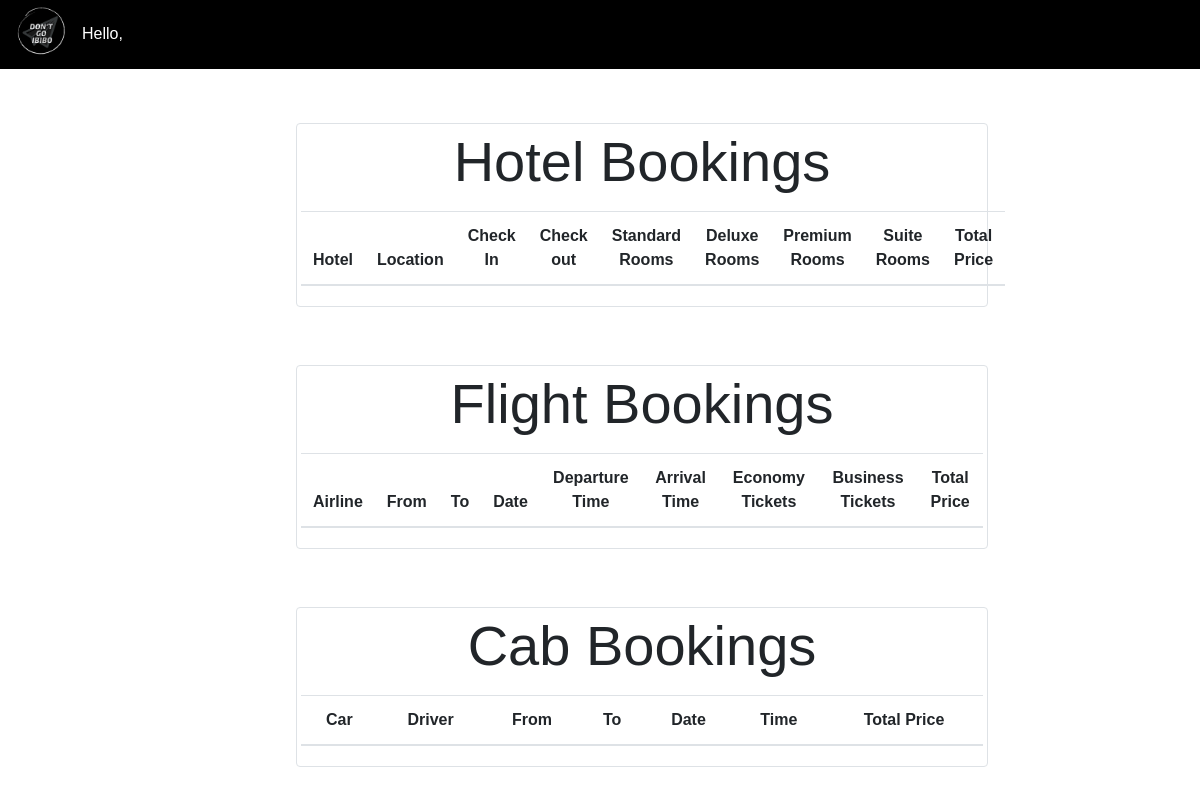
The page /my_bookings (signed in) on the database as committed earlier.
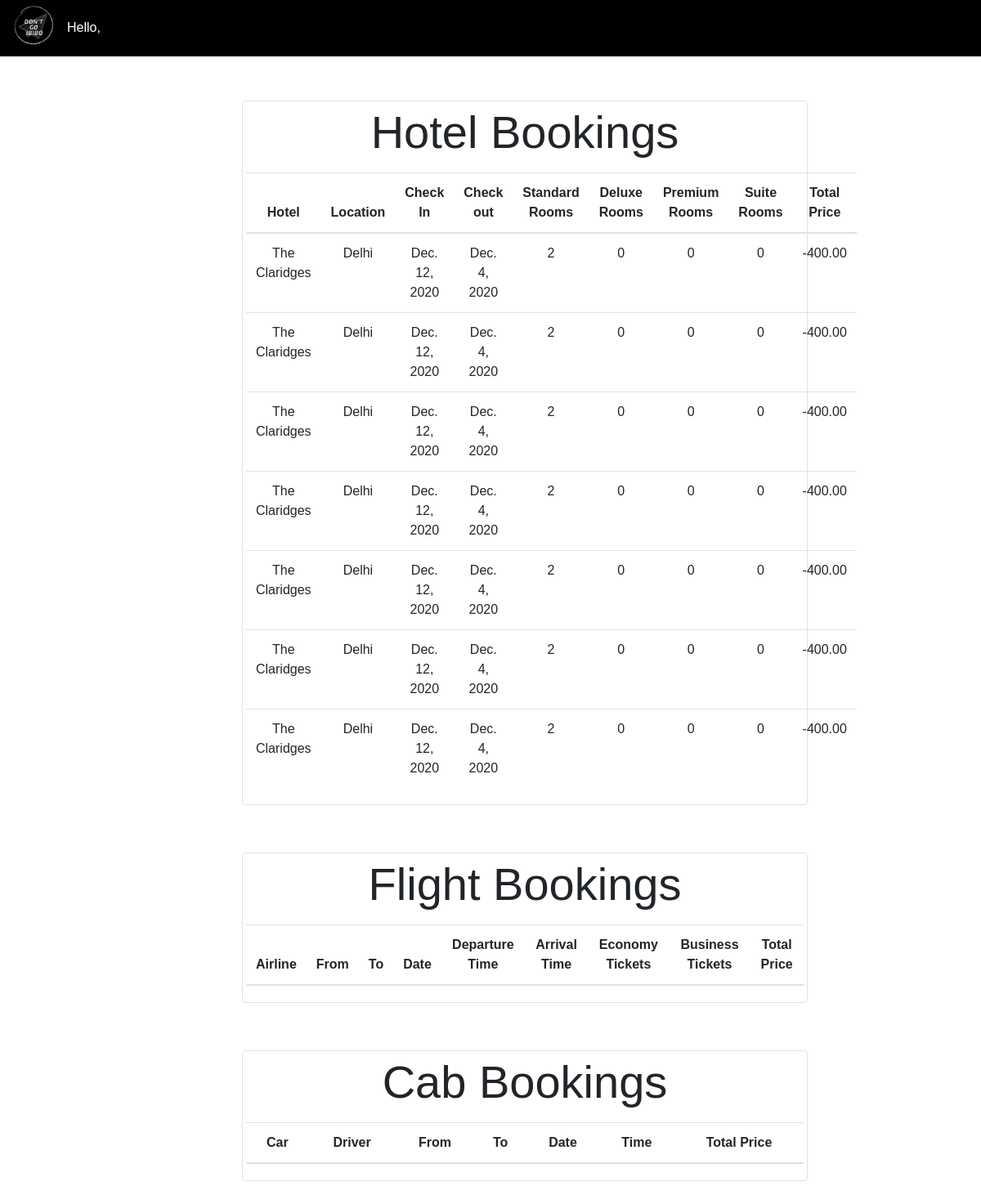
The same page on the database as committed later.
### Travel/models/hotel_booking.py (models this page shows, shortened)
class Hotel_booking(models.Model):
    user_email = models.CharField(max_length=50, default='')
    user_fname = models.CharField(max_length=50, default='')
    user_lname = models.CharField(max_length=50, default='')
    hotel = models.ForeignKey(Hotel, on_delete=models.CASCADE)
    check_in_date = models.DateField(default = date.today)
    check_out_date = models.DateField(default = date.today)
    standard_number = models.PositiveIntegerField(default=0)
    deluxe_number = models.PositiveIntegerField(default=0)
    premium_number = models.PositiveIntegerField(default=0)
    suite_number = models.PositiveIntegerField(default=0)
    total_price = models.DecimalField(max_digits=7, decimal_places=2, default=0)
    @staticmethod
    def get_booking_by_user(email):
        return Hotel_booking.objects.filter(user_email=email)

### Travel/models/hotels.py (models this page shows, shortened)
class Hotel(models.Model):
    name = models.CharField(max_length=50)
    description = models.CharField(max_length=250, default="The most comfortable stay", null=True, blank=True)
    location = models.ForeignKey(Location, on_delete=models.CASCADE, default=1)
    locality = models.CharField(max_length=50, default = "X")
    street = models.CharField(max_length=50, default= "Y")
    number = models.PositiveSmallIntegerField(default=9999999900)
    website = models.URLField(default="www..com", max_length=50)
    rating = models.DecimalField(max_digits=3, decimal_places=2, default=0)
    deluxe_available = models.BooleanField(default=True)
    deluxe_price = models.DecimalField(max_digits=6, decimal_places=2, default=0)
    standard_available = models.BooleanField(default=True)
    standard_price = models.DecimalField(max_digits=6, decimal_places=2, default=0)
    premium_available = models.BooleanField(default=True)
    premium_price = models.DecimalField(max_digits=6, decimal_places=2, default=0)
    suite_available = models.BooleanField(default=True)
    suite_price = models.DecimalField(max_digits=6, decimal_places=2, default=0)
    image1 = models.ImageField(upload_to = "uploads/hotel_photos", null=True, default=None)
    image2 = models.ImageField(upload_to = "uploads/hotel_photos", null=True, default=None)
    image3 = models.ImageField(upload_to = "uploads/hotel_photos", null=True, default=None)
    image4 = models.ImageField(upload_to = "uploads/hotel_photos", null=True, default=None)
    image5 = models.ImageField(upload_to = "uploads/hotel_photos", null=True, default=None)
    wifi = models.BooleanField(default=False)
    air_conditioning = models.BooleanField(default=True)
    airport_shuttle = models.BooleanField(default=False)
    parking_area = models.BooleanField(default=True)
    pool = models.BooleanField(default=False)
    fitness_center = models.BooleanField(default=False)

### Travel/models/location.py (models this page shows, shortened)
class Location(models.Model):
    name = models.CharField(max_length=50)

### Travel/views/my_bookings.py (the view)
# urls.py: path('my_bookings', My_bookings_view.as_view()),
class My_bookings_view(View):
    def get(self, request):
        user = request.user
        hotel_bookings = Hotel_booking.get_booking_by_user(user.email)
        flight_bookings = Flight_booking.get_booking_by_user(user.email)
        cab_bookings = Cab_booking.get_booking_by_user(user.email)
        return render(request , 'my_bookings.html',{'hotel_bookings':hotel_bookings, 'flight_bookings':flight_bookings,'cab_bookings':cab_bookings})

### Travel/models/cab_booking.py (called while the page is built)
    @staticmethod
    def get_booking_by_user(email):
        return Cab_booking.objects.filter(user_email=email)

### Travel/models/flight_booking.py (called while the page is built)
    @staticmethod
    def get_booking_by_user(email):
        return Flight_booking.objects.filter(user_email=email)

### Travel/templates/my_bookings.html (shortened to what this page needs)
{% extends 'base1.html' %}
{% block content %}
<div style="padding-top: 50px; padding-bottom: 25px;" class="container">
    <div class="border rounded p-1 m-1">
        <p class="display-4 text-center">Hotel Bookings</p>
        <table class="table mx-auto">
            <thead>
                <tr class="text-center">
                    <th>Hotel</th>
                    <th>Location</th>
                    <th>Check In</th>
                    <th>Check out</th>
                    <th>Standard Rooms</th>
                    <th>Deluxe Rooms</th>
                    <th>Premium Rooms</th>
                    <th>Suite Rooms</th>
                    <th>Total Price</th>
                </tr>
            </thead>
            <tbody>
                {% for booking in hotel_bookings %}
                <tr class="text-center">
                    <td>{{booking.hotel.name}}</td>
                    <td> {{booking.hotel.location.name}}</td>
                    <td>{{booking.check_in_date}}</td>
                    <td>{{booking.check_out_date}}</td>
                    <td>{{booking.standard_number}}</td>
                    <td>{{booking.deluxe_number}}</td>
                    <td>{{booking.premium_number}}</td>
                    <td>{{booking.suite_number}}</td>
                    <td>{{booking.total_price}}</td>
                </tr>
                {% endfor %}
            </tbody>
        </table>
    </div>
</div>
<div style="padding-top: 25px; padding-bottom: 25px;" class="container">
    <div class="border rounded p-1 m-1">
        <p class="display-4 text-center">Flight Bookings</p>
        <table class="table mx-auto">
            <thead>
                <tr class="text-center">
                    <th>Airline</th>
                    <th>From</th>
                    <th>To</th>
                    <th>Date</th>
                    <th>Departure Time</th>
                    <th>Arrival Time</th>
                    <th>Economy Tickets</th>
                    <th>Business Tickets</th>
                    <th>Total Price</th>
                </tr>
            </thead>
        </table>
    </div>
</div>
<div style="padding-top: 25px; padding-bottom: 25px;" class="container">
    <div class="border rounded p-1 m-1">
        <p class="display-4 text-center">Cab Bookings</p>
        <table class="table mx-auto">
            <thead>
                <tr class="text-center">
                    <th>Car</th>
                    <th>Driver</th>
                    <th>From</th>
                    <th>To</th>
                    <th>Date</th>
                    <th>Time</th>
                    <th>Total Price</th>
                </tr>
            </thead>
        </table>
    </div>
</div>
{% endblock %}

### Travel/templates/base1.html (shortened to what this page needs)
{% load socialaccount %}
<!doctype html>
<html lang="en">
    {% load static %}
  <head>
    <link rel="stylesheet" href="https://maxcdn.bootstrapcdn.com/bootstrap/4.0.0/css/bootstrap.min.css">
    <link rel="stylesheet" href="https://cdnjs.cloudflare.com/ajax/libs/font-awesome/4.7.0/css/font-awesome.min.css">
</head>
  <body id="letsdothis">
    {% if request.user.is_authenticated %}
    <nav class="navbar navbar-expand-lg navbar-light" style="background-color: black">
      <a href= "/" class="navbar-brand" style="color: white">
        <img src="{% static '/website__logo.jpeg' %}" style="width: 50px; margin-top: -15%" height="50" class="d-inline-block align-middle" alt="">
      </a>
      <div class="dropdown">
        <span style="margin-top: 15px; color: white; "> Hello, {{request.user.first_name}}</span>
      </div>
    </nav>
    {% endif %}
        {% block content %} {% endblock %}
  </body>
</html>

### Travel/templates/base1.html (style rules this page uses)
.dropdown { float:right; }
.container { width: 60%; padding: 10px; margin-left: 23.5%; }
body { font-family: Arial, Helvetica, sans-serif; }
* { box-sizing: border-box; }
#letsdothis { background-color: white; animation-name: example; animation-duration: 6s; }

Rows that differ between the two databases and show on the page:
added Hotel_booking: hotel.name "The Claridges", hotel.location.name "Delhi", check_in_date "Dec. 12, 2020", check_out_date "Dec. 4, 2020", standard_number "2", deluxe_number "0", premium_number "0", suite_number "0", total_price "-400.00"
added Hotel_booking: hotel.name "The Claridges", hotel.location.name "Delhi", check_in_date "Dec. 12, 2020", check_out_date "Dec. 4, 2020", standard_number "2", deluxe_number "0", premium_number "0", suite_number "0", total_price "-400.00"
added Hotel_booking: hotel.name "The Claridges", hotel.location.name "Delhi", check_in_date "Dec. 12, 2020", check_out_date "Dec. 4, 2020", standard_number "2", deluxe_number "0", premium_number "0", suite_number "0", total_price "-400.00"
added Hotel_booking: hotel.name "The Claridges", hotel.location.name "Delhi", check_in_date "Dec. 12, 2020", check_out_date "Dec. 4, 2020", standard_number "2", deluxe_number "0", premium_number "0", suite_number "0", total_price "-400.00"
added Hotel_booking: hotel.name "The Claridges", hotel.location.name "Delhi", check_in_date "Dec. 12, 2020", check_out_date "Dec. 4, 2020", standard_number "2", deluxe_number "0", premium_number "0", suite_number "0", total_price "-400.00"
added Hotel_booking: hotel.name "The Claridges", hotel.location.name "Delhi", check_in_date "Dec. 12, 2020", check_out_date "Dec. 4, 2020", standard_number "2", deluxe_number "0", premium_number "0", suite_number "0", total_price "-400.00"
added Hotel_booking: hotel.name "The Claridges", hotel.location.name "Delhi", check_in_date "Dec. 12, 2020", check_out_date "Dec. 4, 2020", standard_number "2", deluxe_number "0", premium_number "0", suite_number "0", total_price "-400.00"
